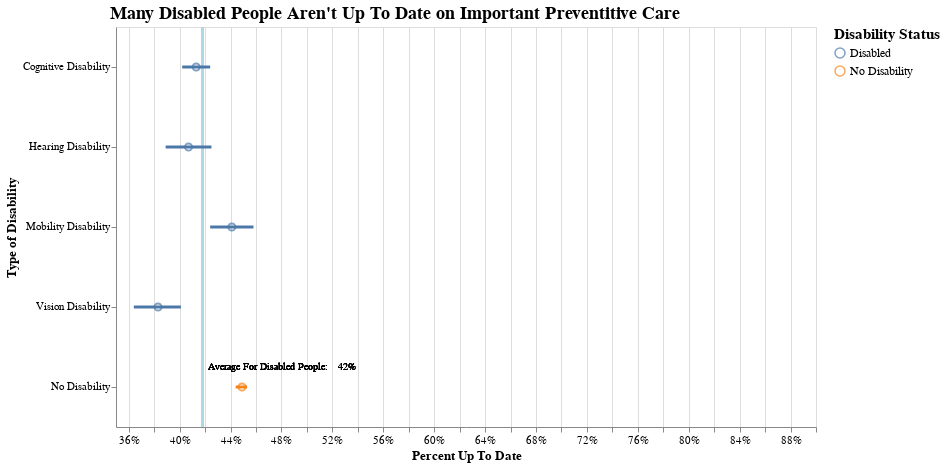

The notebook cell this image was saved under:
### Markdown cell above
With Raw Values

### Code cell
questions = list(mean_by_type.Question.unique())
sorting = ['Cognitive Disability', 'Hearing Disability', 'Mobility Disability', 
           'Vision Disability', 'No Disability']

title = alt.TitleParams("Many Disabled People Aren't Up To Date on Important Preventitive Care", 
                        anchor = 'start', fontSize = 18, dx = 105)

select_care_type = alt.selection_single(
    fields = ['Question'], 
    init = {'Question' : questions[0]}, 
    bind = alt.binding_select(options = questions, name = 'Select Preventive Care Type: '), 
    on = 'dragover', 
    clear = 'false'
)

lines = alt.Chart(mean_by_type, title = title).mark_rule(
    color = 'blue', 
    size = 3
).encode(
    alt.Y('Stratification1:N', sort = sorting,
          axis = alt.Axis(title = 'Type of Disability', titleFontSize = 13, labelFontSize = 10.5)
         ), 
    alt.X('High_Confidence_Limit:Q', 
          axis = alt.Axis(title = 'Percent Up To Date', titleFontSize = 13, labelFontSize = 11, format = '.0%')
          , 
          scale = alt.Scale(domain = [0.35, 0.9], zero = False)
         ),
    alt.X2('Low_Confidence_Limit:Q'),
    color = alt.Color('disabled_binary:N', legend = alt.Legend(title = 'Disability Status', 
                                                              titleFontSize = 15, labelFontSize = 12)
                     ),
    tooltip = [alt.Tooltip('Data_Value:Q', title = 'Percent Up To Date', format = '.1%'), 
               alt.Tooltip('margin_of_error:Q', title = 'Margin of Error', format = '.1%')]
).transform_filter(select_care_type)


mean = alt.Chart(mean_by_type).add_selection(select_care_type).mark_point(
    size = 50
).encode(
    y = alt.Y('Stratification1:N', sort = sorting), 
    x = alt.X('Data_Value:Q'
              #, scale = alt.Scale(range = [0.35, 1.00])
             ), 
    color = alt.Color('disabled_binary:N'),
    tooltip = [alt.Tooltip('Data_Value:Q', title = 'Percent Up To Date', format = '.1%'), 
               alt.Tooltip('margin_of_error:Q', title = 'Margin of Error', format = '.1%')]
).transform_filter(select_care_type)


zero = alt.Chart(mean_by_type).mark_rule(
    color = 'lightblue', 
    size = 2.5
).encode(
    x = alt.X('Data_Value_Disabled_Mean'),
    tooltip = alt.Tooltip('Data_Value_Disabled_Mean:Q', title = 'Average For Disabled People', format = '.0%')
).transform_filter(select_care_type)

mean_annotation_num = alt.Chart(mean_by_type).mark_text(
    fontSize = 9.5, 
    dx = 135, 
    dy = 140, 
    align = 'left'
).encode(
    x = alt.X('Data_Value_Disabled_Mean:Q'), 
    text = alt.Text('Data_Value_Disabled_Mean', format = '.0%')
).transform_filter(select_care_type)

mean_annotation_text = alt.Chart(mean_by_type).mark_text(
    fontSize = 9.5, 
    dx = 5, 
    dy = 140, 
    align = 'left',
    text = 'Average For Disabled People:'
).encode(
    x = alt.X('Data_Value_Disabled_Mean:Q')
).transform_filter(select_care_type)

c = alt.layer(zero, lines, mean, mean_annotation_num, mean_annotation_text
).properties(
    width = 700, 
    height = 400
)
c.interactive()

### Figure 1 — Vega-Lite specification as saved in the notebook (floating-point values rounded to 4 significant figures)
{"config": {"view": {"continuousWidth": 400, "continuousHeight": 300}}, "layer": [{"mark": {"type": "rule", "color": "lightblue", "size": 2.5}, "encoding": {"tooltip": {"field": "Data_Value_Disabled_Mean", "format": ".0%", "title": "Average For Disabled People", "type": "quantitative"}, "x": {"field": "Data_Value_Disabled_Mean", "type": "quantitative"}}, "selection": {"selector003": {"type": "interval", "bind": "scales", "encodings": ["x", "y"]}}, "transform": [{"filter": {"selection": "selector002"}}]}, {"mark": {"type": "rule", "color": "blue", "size": 3}, "encoding": {"color": {"field": "disabled_binary", "legend": {"labelFontSize": 12, "title": "Disability Status", "titleFontSize": 15}, "type": "nominal"}, "tooltip": [{"field": "Data_Value", "format": ".1%", "title": "Percent Up To Date", "type": "quantitative"}, {"field": "margin_of_error", "format": ".1%", "title": "Margin of Error", "type": "quantitative"}], "x": {"axis": {"format": ".0%", "labelFontSize": 11, "title": "Percent Up To Date", "titleFontSize": 13}, "field": "High_Confidence_Limit", "scale": {"domain": [0.35, 0.9], "zero": false}, "type": "quantitative"}, "x2": {"field": "Low_Confidence_Limit"}, "y": {"axis": {"labelFontSize": 10.5, "title": "Type of Disability", "titleFontSize": 13}, "field": "Stratification1", "sort": ["Cognitive Disability", "Hearing Disability", "Mobility Disability", "Vision Disability", "No Disability"], "type": "nominal"}}, "title": {"text": "Many Disabled People Aren't Up To Date on Important Preventitive Care", "anchor": "start", "dx": 105, "fontSize": 18}, "transform": [{"filter": {"selection": "selector002"}}]}, {"mark": {"type": "point", "size": 50}, "encoding": {"color": {"field": "disabled_binary", "type": "nominal"}, "tooltip": [{"field": "Data_Value", "format": ".1%", "title": "Percent Up To Date", "type": "quantitative"}, {"field": "margin_of_error", "format": ".1%", "title": "Margin of Error", "type": "quantitative"}], "x": {"field": "Data_Value", "type": "quantitative"}, "y": {"field": "Stratification1", "sort": ["Cognitive Disability", "Hearing Disability", "Mobility Disability", "Vision Disability", "No Disability"], "type": "nominal"}}, "selection": {"selector002": {"type": "single", "fields": ["Question"], "init": {"Question": "Had a flu vaccine in the past 12 months among adults 18 years of age or older"}, "bind": {"input": "select", "options": ["Had a flu vaccine in the past 12 months among adults 18 years of age or older", "Mammogram in the past 2 years among females 50 to 74 years of age", "Routine check-up in the past year among adults 18 years of age or older", "Up-to-date cervical cancer screening among females 21 to 65 years of age", "Up-to-date colorectal cancer screening among adults 50 to 75 years of age", "Visited a dentist in the past year among adults 18 years of age or older"], "name": "Select Preventive Care Type: "}, "on": "dragover", "clear": "false"}}, "transform": [{"filter": {"selection": "selector002"}}]}, {"mark": {"type": "text", "align": "left", "dx": 135, "dy": 140, "fontSize": 9.5}, "encoding": {"text": {"field": "Data_Value_Disabled_Mean", "format": ".0%", "type": "quantitative"}, "x": {"field": "Data_Value_Disabled_Mean", "type": "quantitative"}}, "transform": [{"filter": {"selection": "selector002"}}]}, {"mark": {"type": "text", "align": "left", "dx": 5, "dy": 140, "fontSize": 9.5, "text": "Average For Disabled People:"}, "encoding": {"x": {"field": "Data_Value_Disabled_Mean", "type": "quantitative"}}, "transform": [{"filter": {"selection": "selector002"}}]}], "data": {"name": "data-ad86877974fd2631f289d84f941210f3"}, "height": 400, "width": 700, "$schema": "https://vega.github.io/schema/vega-lite/v4.17.0.json", "datasets": {"data-ad86877974fd2631f289d84f941210f3": [{"Stratification1": "Cognitive Disability", "Question": "Had a flu vaccine in the past 12 months among adults 18 years of age or older", "Data_Value": 0.413, "High_Confidence_Limit": 0.424, "Low_Confidence_Limit": 0.402, "Data_Value_Disabled_Mean": 0.418, "delta": -0.005, "upper_val_delta": 0.006, "lower_val_delta": -0.016, "radio_option": "Exclude Non-Disabled People", "margin_of_error": 0.011, "q_max_moe": 0.054, "q_min_moe": -0.054, "annotation_indicator": 0.0, "disabled_binary": "Disabled"}, {"Stratification1": "Hearing Disability", "Question": "Had a flu vaccine in the past 12 months among adults 18 years of age or older", "Data_Value": 0.407, "High_Confidence_Limit": 0.425, "Low_Confidence_Limit": 0.389, "Data_Value_Disabled_Mean": 0.418, "delta": -0.011, "upper_val_delta": 0.007, "lower_val_delta": -0.029, "radio_option": "Exclude Non-Disabled People", "margin_of_error": 0.018, "q_max_moe": 0.054, "q_min_moe": -0.054, "annotation_indicator": 0.0, "disabled_binary": "Disabled"}, {"Stratification1": "Mobility Disability", "Question": "Had a flu vaccine in the past 12 months among adults 18 years of age or older", "Data_Value": 0.441, "High_Confidence_Limit": 0.458, "Low_Confidence_Limit": 0.424, "Data_Value_Disabled_Mean": 0.418, "delta": 0.023, "upper_val_delta": 0.04, "lower_val_delta": 0.006, "radio_option": "Exclude Non-Disabled People", "margin_of_error": 0.017, "q_max_moe": 0.054, "q_min_moe": -0.054, "annotation_indicator": 0.0, "disabled_binary": "Disabled"}, {"Stratification1": "No Disability", "Question": "Had a flu vaccine in the past 12 months among adults 18 years of age or older", "Data_Value": 0.449, "High_Confidence_Limit": 0.453, "Low_Confidence_Limit": 0.444, "Data_Value_Disabled_Mean": 0.418, "delta": 0.031, "upper_val_delta": 0.035, "lower_val_delta": 0.026, "radio_option": "Include Non-Disabled People", "margin_of_error": 0.004, "q_max_moe": 0.054, "q_min_moe": -0.054, "annotation_indicator": 0.0, "disabled_binary": "No Disability"}, {"Stratification1": "Vision Disability", "Question": "Had a flu vaccine in the past 12 months among adults 18 years of age or older", "Data_Value": 0.383, "High_Confidence_Limit": 0.401, "Low_Confidence_Limit": 0.364, "Data_Value_Disabled_Mean": 0.418, "delta": -0.035, "upper_val_delta": -0.017, "lower_val_delta": -0.054, "radio_option": "Exclude Non-Disabled People", "margin_of_error": 0.018, "q_max_moe": 0.054, "q_min_moe": -0.054, "annotation_indicator": 0.0, "disabled_binary": "Disabled"}, {"Stratification1": "Cognitive Disability", "Question": "Mammogram in the past 2 years among females 50 to 74 years of age", "Data_Value": 0.722, "High_Confidence_Limit": 0.741, "Low_Confidence_Limit": 0.702, "Data_Value_Disabled_Mean": 0.735, "delta": -0.013, "upper_val_delta": 0.006, "lower_val_delta": -0.033, "radio_option": "Exclude Non-Disabled People", "margin_of_error": 0.019, "q_max_moe": 0.077, "q_min_moe": -0.077, "annotation_indicator": 0.0, "disabled_binary": "Disabled"}, {"Stratification1": "Hearing Disability", "Question": "Mammogram in the past 2 years among females 50 to 74 years of age", "Data_Value": 0.752, "High_Confidence_Limit": 0.776, "Low_Confidence_Limit": 0.726, "Data_Value_Disabled_Mean": 0.735, "delta": 0.017, "upper_val_delta": 0.041, "lower_val_delta": -0.009, "radio_option": "Exclude Non-Disabled People", "margin_of_error": 0.024, "q_max_moe": 0.077, "q_min_moe": -0.077, "annotation_indicator": 0.0, "disabled_binary": "Disabled"}, {"Stratification1": "Mobility Disability", "Question": "Mammogram in the past 2 years among females 50 to 74 years of age", "Data_Value": 0.74, "High_Confidence_Limit": 0.755, "Low_Confidence_Limit": 0.724, "Data_Value_Disabled_Mean": 0.735, "delta": 0.005, "upper_val_delta": 0.02, "lower_val_delta": -0.011, "radio_option": "Exclude Non-Disabled People", "margin_of_error": 0.015, "q_max_moe": 0.077, "q_min_moe": -0.077, "annotation_indicator": 0.0, "disabled_binary": "Disabled"}, {"Stratification1": "No Disability", "Question": "Mammogram in the past 2 years among females 50 to 74 years of age", "Data_Value": 0.804, "High_Confidence_Limit": 0.812, "Low_Confidence_Limit": 0.797, "Data_Value_Disabled_Mean": 0.735, "delta": 0.069, "upper_val_delta": 0.077, "lower_val_delta": 0.062, "radio_option": "Include Non-Disabled People", "margin_of_error": 0.008, "q_max_moe": 0.077, "q_min_moe": -0.077, "annotation_indicator": 0.0, "disabled_binary": "No Disability"}, {"Stratification1": "Vision Disability", "Question": "Mammogram in the past 2 years among females 50 to 74 years of age", "Data_Value": 0.701, "High_Confidence_Limit": 0.735, "Low_Confidence_Limit": 0.664, "Data_Value_Disabled_Mean": 0.735, "delta": -0.034, "upper_val_delta": 0.0, "lower_val_delta": -0.071, "radio_option": "Exclude Non-Disabled People", "margin_of_error": 0.034, "q_max_moe": 0.077, "q_min_moe": -0.077, "annotation_indicator": 0.0, "disabled_binary": "Disabled"}, {"Stratification1": "Cognitive Disability", "Question": "Routine check-up in the past year among adults 18 years of age or older", "Data_Value": 0.74, "High_Confidence_Limit": 0.751, "Low_Confidence_Limit": 0.729, "Data_Value_Disabled_Mean": 0.747, "delta": -0.007, "upper_val_delta": 0.004, "lower_val_delta": -0.018, "radio_option": "Exclude Non-Disabled People", "margin_of_error": 0.011, "q_max_moe": 0.068, "q_min_moe": -0.068, "annotation_indicator": 0.0, "disabled_binary": "Disabled"}, {"Stratification1": "Hearing Disability", "Question": "Routine check-up in the past year among adults 18 years of age or older", "Data_Value": 0.736, "High_Confidence_Limit": 0.755, "Low_Confidence_Limit": 0.716, "Data_Value_Disabled_Mean": 0.747, "delta": -0.011, "upper_val_delta": 0.008, "lower_val_delta": -0.031, "radio_option": "Exclude Non-Disabled People", "margin_of_error": 0.019, "q_max_moe": 0.068, "q_min_moe": -0.068, "annotation_indicator": 0.0, "disabled_binary": "Disabled"}, {"Stratification1": "Mobility Disability", "Question": "Routine check-up in the past year among adults 18 years of age or older", "Data_Value": 0.8, "High_Confidence_Limit": 0.815, "Low_Confidence_Limit": 0.784, "Data_Value_Disabled_Mean": 0.747, "delta": 0.053, "upper_val_delta": 0.068, "lower_val_delta": 0.037, "radio_option": "Exclude Non-Disabled People", "margin_of_error": 0.015, "q_max_moe": 0.068, "q_min_moe": -0.068, "annotation_indicator": 0.0, "disabled_binary": "Disabled"}, {"Stratification1": "No Disability", "Question": "Routine check-up in the past year among adults 18 years of age or older", "Data_Value": 0.725, "High_Confidence_Limit": 0.729, "Low_Confidence_Limit": 0.721, "Data_Value_Disabled_Mean": 0.747, "delta": -0.022, "upper_val_delta": -0.018, "lower_val_delta": -0.026, "radio_option": "Include Non-Disabled People", "margin_of_error": 0.004, "q_max_moe": 0.068, "q_min_moe": -0.068, "annotation_indicator": 0.0, "disabled_binary": "No Disability"}, {"Stratification1": "Vision Disability", "Question": "Routine check-up in the past year among adults 18 years of age or older", "Data_Value": 0.719, "High_Confidence_Limit": 0.739, "Low_Confidence_Limit": 0.698, "Data_Value_Disabled_Mean": 0.747, "delta": -0.028, "upper_val_delta": -0.008, "lower_val_delta": -0.049, "radio_option": "Exclude Non-Disabled People", "margin_of_error": 0.02, "q_max_moe": 0.068, "q_min_moe": -0.068, "annotation_indicator": 0.0, "disabled_binary": "Disabled"}, {"Stratification1": "Cognitive Disability", "Question": "Up-to-date cervical cancer screening among females 21 to 65 years of age", "Data_Value": 0.774, "High_Confidence_Limit": 0.792, "Low_Confidence_Limit": 0.755, "Data_Value_Disabled_Mean": 0.779, "delta": -0.005, "upper_val_delta": 0.013, "lower_val_delta": -0.024, "radio_option": "Exclude Non-Disabled People", "margin_of_error": 0.018, "q_max_moe": 0.069, "q_min_moe": -0.069, "annotation_indicator": 0.0, "disabled_binary": "Disabled"}, {"Stratification1": "Hearing Disability", "Question": "Up-to-date cervical cancer screening among females 21 to 65 years of age", "Data_Value": 0.762, "High_Confidence_Limit": 0.795, "Low_Confidence_Limit": 0.724, "Data_Value_Disabled_Mean": 0.779, "delta": -0.017, "upper_val_delta": 0.016, "lower_val_delta": -0.055, "radio_option": "Exclude Non-Disabled People", "margin_of_error": 0.033, "q_max_moe": 0.069, "q_min_moe": -0.069, "annotation_indicator": 0.0, "disabled_binary": "Disabled"}, {"Stratification1": "Mobility Disability", "Question": "Up-to-date cervical cancer screening among females 21 to 65 years of age", "Data_Value": 0.784, "High_Confidence_Limit": 0.805, "Low_Confidence_Limit": 0.762, "Data_Value_Disabled_Mean": 0.779, "delta": 0.005, "upper_val_delta": 0.026, "lower_val_delta": -0.017, "radio_option": "Exclude Non-Disabled People", "margin_of_error": 0.021, "q_max_moe": 0.069, "q_min_moe": -0.069, "annotation_indicator": 0.0, "disabled_binary": "Disabled"}, {"Stratification1": "No Disability", "Question": "Up-to-date cervical cancer screening among females 21 to 65 years of age", "Data_Value": 0.842, "High_Confidence_Limit": 0.848, "Low_Confidence_Limit": 0.836, "Data_Value_Disabled_Mean": 0.779, "delta": 0.063, "upper_val_delta": 0.069, "lower_val_delta": 0.057, "radio_option": "Include Non-Disabled People", "margin_of_error": 0.006, "q_max_moe": 0.069, "q_min_moe": -0.069, "annotation_indicator": 0.0, "disabled_binary": "No Disability"}, {"Stratification1": "Vision Disability", "Question": "Up-to-date cervical cancer screening among females 21 to 65 years of age", "Data_Value": 0.767, "High_Confidence_Limit": 0.798, "Low_Confidence_Limit": 0.734, "Data_Value_Disabled_Mean": 0.779, "delta": -0.012, "upper_val_delta": 0.019, "lower_val_delta": -0.045, "radio_option": "Exclude Non-Disabled People", "margin_of_error": 0.031, "q_max_moe": 0.069, "q_min_moe": -0.069, "annotation_indicator": 0.0, "disabled_binary": "Disabled"}, {"Stratification1": "Cognitive Disability", "Question": "Up-to-date colorectal cancer screening among adults 50 to 75 years of age", "Data_Value": 0.713, "High_Confidence_Limit": 0.732, "Low_Confidence_Limit": 0.694, "Data_Value_Disabled_Mean": 0.735, "delta": -0.022, "upper_val_delta": -0.003, "lower_val_delta": -0.041, "radio_option": "Exclude Non-Disabled People", "margin_of_error": 0.019, "q_max_moe": 0.064, "q_min_moe": -0.064, "annotation_indicator": 0.0, "disabled_binary": "Disabled"}, {"Stratification1": "Hearing Disability", "Question": "Up-to-date colorectal cancer screening among adults 50 to 75 years of age", "Data_Value": 0.772, "High_Confidence_Limit": 0.789, "Low_Confidence_Limit": 0.754, "Data_Value_Disabled_Mean": 0.735, "delta": 0.037, "upper_val_delta": 0.054, "lower_val_delta": 0.019, "radio_option": "Exclude Non-Disabled People", "margin_of_error": 0.017, "q_max_moe": 0.064, "q_min_moe": -0.064, "annotation_indicator": 0.0, "disabled_binary": "Disabled"}, {"Stratification1": "Mobility Disability", "Question": "Up-to-date colorectal cancer screening among adults 50 to 75 years of age", "Data_Value": 0.748, "High_Confidence_Limit": 0.76, "Low_Confidence_Limit": 0.736, "Data_Value_Disabled_Mean": 0.735, "delta": 0.013, "upper_val_delta": 0.025, "lower_val_delta": 0.001, "radio_option": "Exclude Non-Disabled People", "margin_of_error": 0.012, "q_max_moe": 0.064, "q_min_moe": -0.064, "annotation_indicator": 0.0, "disabled_binary": "Disabled"}, {"Stratification1": "No Disability", "Question": "Up-to-date colorectal cancer screening among adults 50 to 75 years of age", "Data_Value": 0.717, "High_Confidence_Limit": 0.723, "Low_Confidence_Limit": 0.71, "Data_Value_Disabled_Mean": 0.735, "delta": -0.018, "upper_val_delta": -0.012, "lower_val_delta": -0.025, "radio_option": "Include Non-Disabled People", "margin_of_error": 0.006, "q_max_moe": 0.064, "q_min_moe": -0.064, "annotation_indicator": 0.0, "disabled_binary": "No Disability"}, {"Stratification1": "Vision Disability", "Question": "Up-to-date colorectal cancer screening among adults 50 to 75 years of age", "Data_Value": 0.697, "High_Confidence_Limit": 0.721, "Low_Confidence_Limit": 0.671, "Data_Value_Disabled_Mean": 0.735, "delta": -0.038, "upper_val_delta": -0.014, "lower_val_delta": -0.064, "radio_option": "Exclude Non-Disabled People", "margin_of_error": 0.024, "q_max_moe": 0.064, "q_min_moe": -0.064, "annotation_indicator": 0.0, "disabled_binary": "Disabled"}, {"Stratification1": "Cognitive Disability", "Question": "Visited a dentist in the past year among adults 18 years of age or older", "Data_Value": 0.517, "High_Confidence_Limit": 0.529, "Low_Confidence_Limit": 0.505, "Data_Value_Disabled_Mean": 0.536, "delta": -0.019, "upper_val_delta": -0.007, "lower_val_delta": -0.031, "radio_option": "Exclude Non-Disabled People", "margin_of_error": 0.012, "q_max_moe": 0.152, "q_min_moe": -0.152, "annotation_indicator": 0.0, "disabled_binary": "Disabled"}, {"Stratification1": "Hearing Disability", "Question": "Visited a dentist in the past year among adults 18 years of age or older", "Data_Value": 0.54, "High_Confidence_Limit": 0.56, "Low_Confidence_Limit": 0.519, "Data_Value_Disabled_Mean": 0.536, "delta": 0.004, "upper_val_delta": 0.024, "lower_val_delta": -0.017, "radio_option": "Exclude Non-Disabled People", "margin_of_error": 0.02, "q_max_moe": 0.152, "q_min_moe": -0.152, "annotation_indicator": 0.0, "disabled_binary": "Disabled"}, {"Stratification1": "Mobility Disability", "Question": "Visited a dentist in the past year among adults 18 years of age or older", "Data_Value": 0.51, "High_Confidence_Limit": 0.527, "Low_Confidence_Limit": 0.492, "Data_Value_Disabled_Mean": 0.536, "delta": -0.026, "upper_val_delta": -0.009, "lower_val_delta": -0.044, "radio_option": "Exclude Non-Disabled People", "margin_of_error": 0.017, "q_max_moe": 0.152, "q_min_moe": -0.152, "annotation_indicator": 0.0, "disabled_binary": "Disabled"}, {"Stratification1": "No Disability", "Question": "Visited a dentist in the past year among adults 18 years of age or older", "Data_Value": 0.683, "High_Confidence_Limit": 0.688, "Low_Confidence_Limit": 0.679, "Data_Value_Disabled_Mean": 0.536, "delta": 0.147, "upper_val_delta": 0.152, "lower_val_delta": 0.143, "radio_option": "Include Non-Disabled People", "margin_of_error": 0.005, "q_max_moe": 0.152, "q_min_moe": -0.152, "annotation_indicator": 0.0, "disabled_binary": "No Disability"}, {"Stratification1": "Vision Disability", "Question": "Visited a dentist in the past year among adults 18 years of age or older", "Data_Value": 0.498, "High_Confidence_Limit": 0.519, "Low_Confidence_Limit": 0.477, "Data_Value_Disabled_Mean": 0.536, "delta": -0.038, "upper_val_delta": -0.017, "lower_val_delta": -0.059, "radio_option": "Exclude Non-Disabled People", "margin_of_error": 0.021, "q_max_moe": 0.152, "q_min_moe": -0.152, "annotation_indicator": 0.0, "disabled_binary": "Disabled"}]}}
